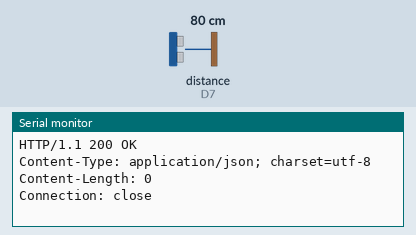
Simulated run of this sketch. Board: ESP8266 (NodeMCU). On the bench: the last lines printed to the serial monitor. Wiring (inferred from the names in the program): ultrasonic range finder: trigger D8; echo D7. The test bench sets the inputs (shaded band); at power-on: distance to the obstacle (sensor on D7) 80 cm. The echo pulse lasts 58.3 µs per cm; WiFi joins after 1.5 s; servers stay silent unless stated; uploads are accepted with an empty reply.

Above: at 2.7 s.
2.8 s: distance to the obstacle (sensor on D7) set to 2 cm
At 6.7 s:
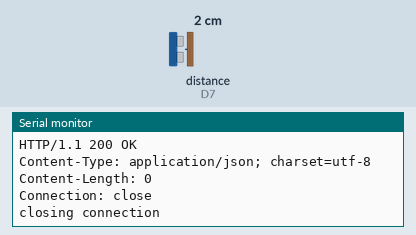
7.7 s: distance to the obstacle (sensor on D7) set to 4 cm
At 10.8 s:
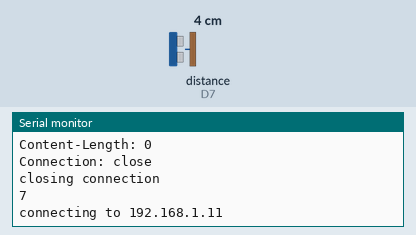
Timing chart, 0 to 12.3 s (numbered marks = the images above; inputs shaded):
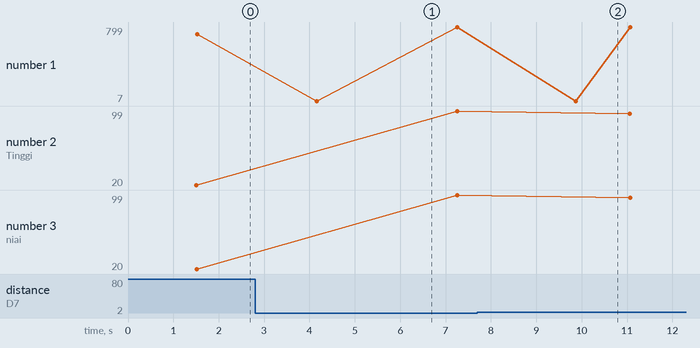

Measured:
- plotted number 1: 720 → 799 after the input at 2.8 s, 799 → 796 after the input at 7.7 s
- plotted number 2: 20 → 99 after the input at 2.8 s, 99 → 96 after the input at 7.7 s
- plotted number 3: 20 → 99 after the input at 2.8 s, 99 → 96 after the input at 7.7 s

The sketch:

PH_TINGGI_final.ino
```cpp
#include <ESP8266WiFi.h>
//#include <WiFi.h>
#include <Wire.h>

#define trigPin D8
#define echoPin D7
int sensorValue = 0;
int outputValue = 0;
int jarak = 100;
int tinggi  ;

//Konfigurasi WiFi rubah
const char *ssid = "Anonymous";
const char *password = "keparat69";

//IP Address Server yang terpasang XAMPP rubah
//const char *host = "siakadkh.co";
const char *host = "192.168.1.11";

int datasensor;
int nilai;
int datasensor1;
int nilai1;

void setup() {
  pinMode(trigPin, OUTPUT);
  pinMode(echoPin, INPUT);
  Serial.begin(9600);
    Serial.println("SISTEM AKTIF");

  WiFi.hostname("node 2");
  WiFi.mode(WIFI_STA);
  WiFi.begin(ssid, password);

  Serial.print("Connecting");
  while (WiFi.status() != WL_CONNECTED) {
    delay(500);
    Serial.print(".");
  }

  //Jika koneksi berhasil, maka akan muncul address di serial monitor
  Serial.print("Connected to ");
  Serial.println(ssid);
  Serial.print("IP address: ");
  Serial.println(WiFi.localIP());
}
void loop() {
  long duration, gape;
  digitalWrite(trigPin, LOW);
  delayMicroseconds(2);
  digitalWrite(trigPin, HIGH);
  delayMicroseconds(10);
  digitalWrite(trigPin, LOW);

  duration = pulseIn(echoPin, HIGH);
  gape = (duration / 2) / 29.1; ;
  tinggi = jarak - gape;
  outputValue = (-0.0139*sensorValue)+7.7851;
    Serial.print("Tinggi : ");
    Serial.print(tinggi);
    Serial.print(" ");
    Serial.println("CM");
    Serial.print("pH = ");
    Serial.println(outputValue);

    Serial.print("  niai ");
    datasensor1 = tinggi;
    datasensor = outputValue;
    Serial.println(datasensor1);
    Serial.print(datasensor);

kirim_value();
delay(500);
kirim_tinggi();

    delay(1000);
}
void kirim_value() {

  int value = 0;
  // Proses Pengiriman -----------------------------------------------------------
  //delay(500);
  ++value;

  // Membaca Sensor Analog -------------------------------------------------------
  Serial.println(datasensor1);
  Serial.print("connecting to ");
  Serial.println(host);

  // Mengirimkan ke alamat host dengan port 80 -----------------------------------
  WiFiClient client;
  const int httpPort = 80;

  if (!client.connect(host, httpPort)) {
    Serial.println("connection failed");
    return;
  }
  //indikator konek ke web

  //tambahan
  if (datasensor1 != nilai1) {
    nilai1 = datasensor1;

    // (dibawah ini sensor tinggi )Isi Konten yang dikirim adalah alamat ip si esp ------------RUBAH SESUAI NAMA FOLDER/NAMA KKONEKSI PHP?NAMA TABEL--------tinggi---------

    String url = "/iot/web-warriornux/write-data.php?data=";
    url += nilai1;

    Serial.print("Requesting URL: ");
    Serial.println(url);

    // Mengirimkan Request ke Server -----------------------------------------------
    client.print(String("GET ") + url + " HTTP/1.1\r\n" +
                 "Host: " + host + "\r\n" +
                 "Connection: close\r\n\r\n");
    unsigned long timeout = millis();
    while (client.available() == 0) {
      if (millis() - timeout > 1000) {
        Serial.println(">>> Client Timeout !");
        client.stop();
        return;
      }
    }

    // Read all the lines of the reply from server and print them to Serial
    while (client.available()) {
      String line = client.readStringUntil('\r');
      Serial.print(line);
    }
    delay (800);
    Serial.println("closing connection");
  }
}
void kirim_tinggi() {
  int value = 0;
  // Proses Pengiriman -----------------------------------------------------------
  //delay(500);
  ++value;

  // Membaca Sensor Analog -------------------------------------------------------
  Serial.println(datasensor);
  Serial.print("connecting to ");
  Serial.println(host);

  // Mengirimkan ke alamat host dengan port 80 -----------------------------------
  WiFiClient client;
  const int httpPort = 80;

  if (!client.connect(host, httpPort)) {
    Serial.println("connection failed");
    return;
  }
  //indikator konek ke web

  //tambahan
  if (datasensor != nilai) {
    nilai = datasensor;

    // (ph)Isi Konten yang dikirim adalah alamat ip si esp -----------RUBAH SESUAI NAMA FOLDER/NAMA KKONEKSI PHP?NAMA TABEL----------outputValue--------

    String url = "/iot/web-warriornux/write-data2.php?data=";
    url += nilai;

    Serial.print("Requesting URL: ");
    Serial.println(url);

    // Mengirimkan Request ke Server -----------------------------------------------
    client.print(String("GET ") + url + " HTTP/1.1\r\n" +
                 "Host: " + host + "\r\n" +
                 "Connection: close\r\n\r\n");
    unsigned long timeout = millis();
    while (client.available() == 0) {
      if (millis() - timeout > 1000) {
        Serial.println(">>> Client Timeout !");
        client.stop();
        return;
      }
    }

    // Read all the lines of the reply from server and print them to Serial
    while (client.available()) {
      String line = client.readStringUntil('\r');
      Serial.print(line);
    }
    delay (800);
    Serial.println("closing connection");
  }
}
```
